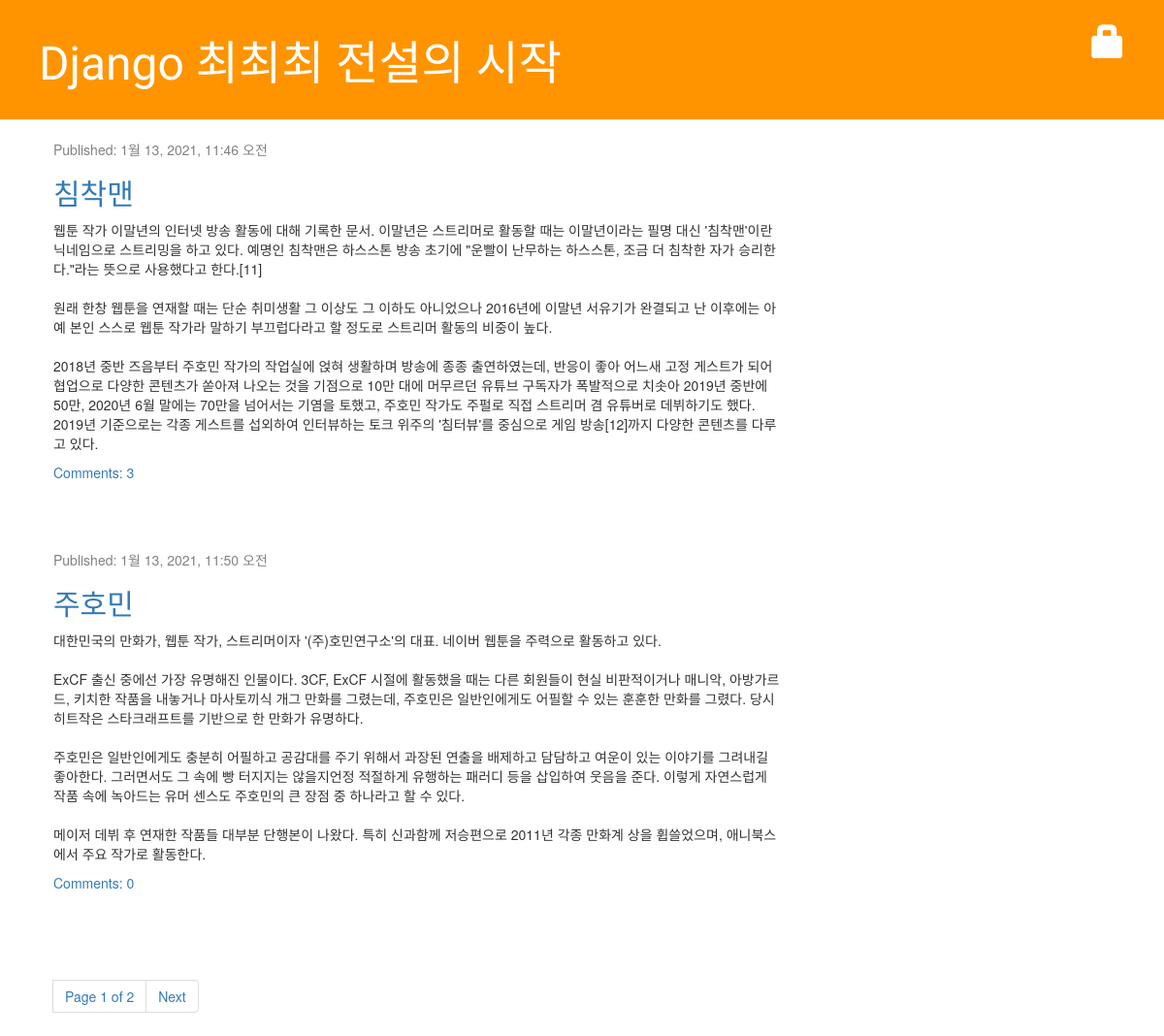
The page / on the database its author committed.
### blog/models.py (models this page shows, shortened)
class Post(models.Model):
    author = models.ForeignKey('auth.User', on_delete=models.CASCADE)
    title = models.CharField(max_length=200, validators=[min_length_3_validator])
    text = models.TextField()
    created_date = models.DateTimeField(default=timezone.now)
    published_date = models.DateTimeField(blank=True, null=True)
    def approved_comments(self):
        return self.comments.filter(approved_comment=True)

### blog/views.py (the view)
# urls.py: path('', views.post_list, name = 'post_list'),
def post_list(request):
    post_list = Post.objects.filter(published_date__lte=timezone.now()).order_by('published_date')
    paginator = Paginator(post_list, 2)
    page_no = request.GET.get('page')
    try:
        posts = paginator.page(page_no)
    except PageNotAnInteger:
        posts = paginator.page(1)
    except EmptyPage:
        posts = paginator.page(paginator.num_pages)
    return  render(request, 'blog/post_list.html', {'posts': posts})

### blog/templates/blog/post_list.html
{% extends 'blog/base.html' %}
{% block content %}
    {% for post in posts %}
        <div class="post">
            <div class="date">
                <p>Published: {{post.published_date}}</p>
            </div>
            <h2><a href="{% url 'post_detail' pk=post.pk %}">{{post.title}}</a></h2>
            <p>{{post.text|linebreaksbr}}</p>
            <a href="{% url 'post_detail' pk=post.pk %}">Comments: {{post.approved_comments.count}}</a>
        </div>
    {% endfor %}
    {% include 'blog/post_pagination.html' with page=posts %}
{% endblock %}}

### blog/static/css/blog.css (style rules this page uses)
h1, h2, h3, h4 { font-family: 'Lobster', cursive; }
.date { color: #828282; }
.post { margin-bottom: 70px; }

### rows shown on the page
Post: published_date "1월 13, 2021, 11:46 오전", title "침착맨", text "웹툰 작가 이말년의 인터넷 방송 활동에 대해 기록한 문서. 이말년은 스트리머로 활동할 때는 이말년이라는 필명 대신 '침착맨'이란 닉네임으로 스트리밍을 하고 있다. 예명인 침착맨은 하스스톤 방송 초기에 \"운빨이 난무하는 하스스톤, 조금 더 침착한 자가 승리한다.\"라는 뜻으로 사용했다고 한다.[11] 원래 한창 웹툰을 연재할 때는 단순 취미생활 그 이상도 그 이하도 아니었으나 2016년에 이말년 서유기가 완결되고 난 이후에는 아예 본인 스스로 웹툰 작가라 말하기 부끄럽다라고 할 정도로 스트리머 활동의 비중이 높다. 2018년 중반 즈음부터 주호민 작가의 작업실에 얹혀 생활하며 방송에 종종 출연하였는데, 반응이 좋아 어느새 고정 게스트가 되어 협업으로 다양한 콘텐츠가 쏟아져 나오는 것을 기점으로 10만 대에 머무르던 유튜브 구독자가 폭발적으로 치솟아 2019년 중반에 50만, 2020년 6월 말에는 70만을 넘어서는 기염을 토했고, 주호민 작가도 주펄로 직접 스트리머 겸 유튜버로 데뷔하기도 했다. 2019년 기준으로는 각종 게스트를 섭외하여 인터뷰하는 토크 위주의 '침터뷰'를 중심으로 게임 방송[12]까지 다양한 콘텐츠를 다루고 있다.", approved_comments.count "3"
Post: published_date "1월 13, 2021, 11:50 오전", title "주호민", text "대한민국의 만화가, 웹툰 작가, 스트리머이자 '(주)호민연구소'의 대표. 네이버 웹툰을 주력으로 활동하고 있다. ExCF 출신 중에선 가장 유명해진 인물이다. 3CF, ExCF 시절에 활동했을 때는 다른 회원들이 현실 비판적이거나 매니악, 아방가르드, 키치한 작품을 내놓거나 마사토끼식 개그 만화를 그렸는데, 주호민은 일반인에게도 어필할 수 있는 훈훈한 만화를 그렸다. 당시 히트작은 스타크래프트를 기반으로 한 만화가 유명하다. 주호민은 일반인에게도 충분히 어필하고 공감대를 주기 위해서 과장된 연출을 배제하고 담담하고 여운이 있는 이야기를 그려내길 좋아한다. 그러면서도 그 속에 빵 터지지는 않을지언정 적절하게 유행하는 패러디 등을 삽입하여 웃음을 준다. 이렇게 자연스럽게 작품 속에 녹아드는 유머 센스도 주호민의 큰 장점 중 하나라고 할 수 있다. 메이저 데뷔 후 연재한 작품들 대부분 단행본이 나왔다. 특히 신과함께 저승편으로 2011년 각종 만화계 상을 휩쓸었으며, 애니북스에서 주요 작가로 활동한다.", approved_comments.count "0"

### other values the page prints
{{ page.number }} "1"
{{ page.paginator.num_pages }} "2"
